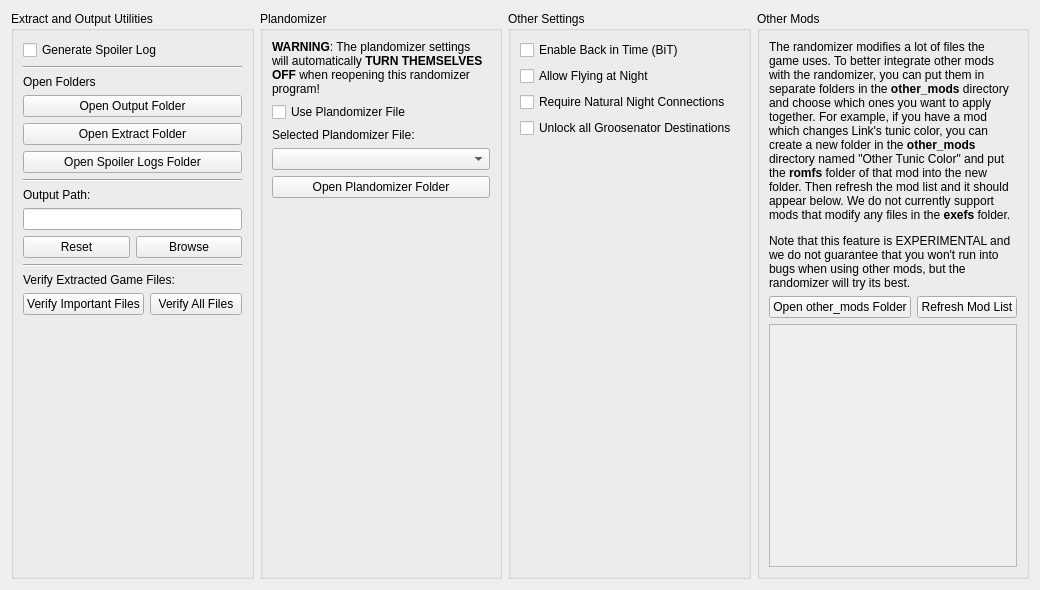
      <widget class="QWidget" name="advanced_tab">
       <property name="sizePolicy">
        <sizepolicy hsizetype="Preferred" vsizetype="Maximum">
         <horstretch>0</horstretch>
         <verstretch>0</verstretch>
        </sizepolicy>
       </property>
       <attribute name="title">
        <string>Advanced</string>
       </attribute>
       <layout class="QHBoxLayout" name="horizontalLayout_4" stretch="1,1,1,1">
        <item>
         <widget class="QGroupBox" name="file_setup_group_box">
          <property name="sizePolicy">
           <sizepolicy hsizetype="Preferred" vsizetype="Preferred">
            <horstretch>0</horstretch>
            <verstretch>0</verstretch>
           </sizepolicy>
          </property>
          <property name="title">
           <string>Extract and Output Utilities</string>
          </property>
          <layout class="QVBoxLayout" name="verticalLayout_31">
           <item>
            <widget class="QCheckBox" name="config_generate_spoiler_log">
             <property name="text">
              <string>Generate Spoiler Log</string>
             </property>
            </widget>
           </item>
           <item>
            <widget class="Line" name="utils_hline">
             <property name="orientation">
              <enum>Qt::Orientation::Horizontal</enum>
             </property>
            </widget>
           </item>
           <item>
            <widget class="QLabel" name="open_folders_label">
             <property name="text">
              <string>Open Folders</string>
             </property>
            </widget>
           </item>
           <item>
            <widget class="QPushButton" name="open_output_folder_button">
             <property name="text">
              <string>Open Output Folder</string>
             </property>
            </widget>
           </item>
           <item>
            <widget class="QPushButton" name="open_extract_folder_button">
             <property name="text">
              <string>Open Extract Folder</string>
             </property>
            </widget>
           </item>
           <item>
            <widget class="QPushButton" name="open_spoiler_logs_folder_button">
             <property name="text">
              <string>Open Spoiler Logs Folder</string>
             </property>
            </widget>
           </item>
           <item>
            <widget class="Line" name="utils_hline_2">
             <property name="orientation">
              <enum>Qt::Orientation::Horizontal</enum>
             </property>
            </widget>
           </item>
           <item>
            <widget class="QLabel" name="output_label">
             <property name="sizePolicy">
              <sizepolicy hsizetype="Preferred" vsizetype="Preferred">
               <horstretch>0</horstretch>
               <verstretch>0</verstretch>
              </sizepolicy>
             </property>
             <property name="text">
              <string>Output Path:</string>
             </property>
            </widget>
           </item>
           <item>
            <widget class="QLineEdit" name="config_output">
             <property name="readOnly">
              <bool>true</bool>
             </property>
            </widget>
           </item>
           <item>
            <layout class="QHBoxLayout" name="output_button_layout">
             <item>
              <widget class="QPushButton" name="reset_output_button">
               <property name="text">
                <string>Reset</string>
               </property>
              </widget>
             </item>
             <item>
              <widget class="QPushButton" name="browse_output_button">
               <property name="text">
                <string>Browse</string>
               </property>
              </widget>
             </item>
            </layout>
           </item>
           <item>
            <widget class="Line" name="utils_hline_3">
             <property name="orientation">
              <enum>Qt::Orientation::Horizontal</enum>
             </property>
            </widget>
           </item>
           <item>
            <widget class="QLabel" name="verify_extract_label">
             <property name="text">
              <string>Verify Extracted Game Files:</string>
             </property>
            </widget>
           </item>
           <item>
            <layout class="QHBoxLayout" name="verify_extract_layout">
             <item>
              <widget class="QPushButton" name="verify_important_extract_button">
               <property name="text">
                <string>Verify Important Files</string>
               </property>
              </widget>
             </item>
             <item>
              <widget class="QPushButton" name="verify_all_extract_button">
               <property name="text">
                <string>Verify All Files</string>
               </property>
              </widget>
             </item>
            </layout>
           </item>
           <item>
            <spacer name="file_setup_vspacer">
             <property name="orientation">
              <enum>Qt::Orientation::Vertical</enum>
             </property>
             <property name="sizeHint" stdset="0">
              <size>
               <width>20</width>
               <height>40</height>
              </size>
             </property>
            </spacer>
           </item>
          </layout>
         </widget>
        </item>
        <item>
         <widget class="QGroupBox" name="plandomizer_group_box">
          <property name="sizePolicy">
           <sizepolicy hsizetype="Preferred" vsizetype="Preferred">
            <horstretch>0</horstretch>
            <verstretch>0</verstretch>
           </sizepolicy>
          </property>
          <property name="title">
           <string>Plandomizer</string>
          </property>
          <layout class="QVBoxLayout" name="verticalLayout_30">
           <item>
            <widget class="QLabel" name="plandomizer_warning_label">
             <property name="text">
              <string>&lt;html&gt;&lt;head/&gt;&lt;body&gt;&lt;p&gt;&lt;span style=&quot; font-weight:700;&quot;&gt;WARNING&lt;/span&gt;: The plandomizer settings will automatically &lt;span style=&quot; font-weight:700;&quot;&gt;TURN THEMSELVES OFF&lt;/span&gt; when reopening this randomizer program!&lt;/p&gt;&lt;/body&gt;&lt;/html&gt;</string>
             </property>
             <property name="textFormat">
              <enum>Qt::TextFormat::RichText</enum>
             </property>
             <property name="wordWrap">
              <bool>true</bool>
             </property>
             <property name="openExternalLinks">
              <bool>true</bool>
             </property>
             <property name="textInteractionFlags">
              <set>Qt::TextInteractionFlag::LinksAccessibleByKeyboard|Qt::TextInteractionFlag::LinksAccessibleByMouse</set>
             </property>
            </widget>
           </item>
           <item>
            <widget class="QCheckBox" name="config_use_plandomizer">
             <property name="text">
              <string>Use Plandomizer File</string>
             </property>
            </widget>
           </item>
           <item>
            <widget class="QLabel" name="selected_plandomizer_file_label">
             <property name="text">
              <string>Selected Plandomizer File:</string>
             </property>
            </widget>
           </item>
           <item>
            <widget class="QComboBox" name="selected_plandomizer_file_combo_box">
             <property name="sizePolicy">
              <sizepolicy hsizetype="Expanding" vsizetype="Fixed">
               <horstretch>0</horstretch>
               <verstretch>0</verstretch>
              </sizepolicy>
             </property>
             <property name="sizeAdjustPolicy">
              <enum>QComboBox::SizeAdjustPolicy::AdjustToContentsOnFirstShow</enum>
             </property>
             <property name="minimumContentsLength">
              <number>1</number>
             </property>
            </widget>
           </item>
           <item>
            <widget class="QPushButton" name="open_plandomizer_folder_button">
             <property name="text">
              <string>Open Plandomizer Folder</string>
             </property>
            </widget>
           </item>
           <item>
            <spacer name="plandomizer_vspacer">
             <property name="orientation">
              <enum>Qt::Orientation::Vertical</enum>
             </property>
             <property name="sizeHint" stdset="0">
              <size>
               <width>20</width>
               <height>369</height>
              </size>
             </property>
            </spacer>
           </item>
          </layout>
         </widget>
        </item>
        <item>
         <widget class="QGroupBox" name="other_settings_group_box">
          <property name="sizePolicy">
           <sizepolicy hsizetype="Preferred" vsizetype="Preferred">
            <horstretch>0</horstretch>
            <verstretch>0</verstretch>
           </sizepolicy>
          </property>
          <property name="title">
           <string>Other Settings</string>
          </property>
          <layout class="QVBoxLayout" name="verticalLayout_32">
           <item>
            <widget class="RandoTriStateCheckBox" name="setting_enable_back_in_time">
             <property name="text">
              <string>Enable Back in Time (BiT)</string>
             </property>
            </widget>
           </item>
           <item>
            <widget class="RandoTriStateCheckBox" name="setting_allow_flying_at_night">
             <property name="text">
              <string>Allow Flying at Night</string>
             </property>
            </widget>
           </item>
           <item>
            <widget class="RandoTriStateCheckBox" name="setting_natural_night_connections">
             <property name="text">
              <string>Require Natural Night Connections</string>
             </property>
            </widget>
           </item>
           <item>
            <widget class="RandoTriStateCheckBox" name="setting_unlock_all_groosenator_destinations">
             <property name="text">
              <string>Unlock all Groosenator Destinations</string>
             </property>
            </widget>
           </item>
           <item>
            <spacer name="verticalSpacer">
             <property name="orientation">
              <enum>Qt::Orientation::Vertical</enum>
             </property>
             <property name="sizeHint" stdset="0">
              <size>
               <width>20</width>
               <height>40</height>
              </size>
             </property>
            </spacer>
           </item>
          </layout>
         </widget>
        </item>
        <item>
         <widget class="QGroupBox" name="other_mods_group_box">
          <property name="sizePolicy">
           <sizepolicy hsizetype="Preferred" vsizetype="Preferred">
            <horstretch>0</horstretch>
            <verstretch>0</verstretch>
           </sizepolicy>
          </property>
          <property name="title">
           <string>Other Mods</string>
          </property>
          <layout class="QVBoxLayout" name="verticalLayout_42">
           <item>
            <widget class="QLabel" name="other_mods_explanation_text">
             <property name="text">
              <string>&lt;html&gt;&lt;head/&gt;&lt;body&gt;&lt;p&gt;The randomizer modifies a lot of files the game uses. To better integrate other mods with the randomizer, you can put them in separate folders in the &lt;span style=&quot; font-weight:700;&quot;&gt;other_mods&lt;/span&gt; directory and choose which ones you want to apply together. For example, if you have a mod which changes Link's tunic color, you can create a new folder in the &lt;span style=&quot; font-weight:700;&quot;&gt;other_mods&lt;/span&gt; directory named &amp;quot;Other Tunic Color&amp;quot; and put the &lt;span style=&quot; font-weight:700;&quot;&gt;romfs&lt;/span&gt; folder of that mod into the new folder. Then refresh the mod list and it should appear below. We do not currently support mods that modify any files in the &lt;span style=&quot; font-weight:700;&quot;&gt;exefs&lt;/span&gt; folder.&lt;/p&gt;&lt;p&gt;Note that this feature is EXPERIMENTAL and we do not guarantee that you won't run into bugs when using other mods, but the randomizer will try its best.&lt;/p&gt;&lt;/body&gt;&lt;/html&gt;</string>
             </property>
             <property name="wordWrap">
              <bool>true</bool>
             </property>
            </widget>
           </item>
           <item>
            <layout class="QHBoxLayout" name="other_mods_button_layout">
             <item>
              <widget class="QPushButton" name="open_other_mods_dir_button">
               <property name="text">
                <string>Open other_mods Folder</string>
               </property>
              </widget>
             </item>
             <item>
              <widget class="QPushButton" name="refresh_mod_list_button">
               <property name="text">
                <string>Refresh Mod List</string>
               </property>
              </widget>
             </item>
            </layout>
           </item>
           <item>
            <widget class="QScrollArea" name="other_mods_scroll_area">
             <property name="sizePolicy">
              <sizepolicy hsizetype="Expanding" vsizetype="Expanding">
               <horstretch>0</horstretch>
               <verstretch>0</verstretch>
              </sizepolicy>
             </property>
             <property name="widgetResizable">
              <bool>true</bool>
             </property>
             <widget class="QWidget" name="other_mods_scroll_widget">
              <property name="geometry">
               <rect>
                <x>0</x>
                <y>0</y>
                <width>98</width>
                <height>28</height>
               </rect>
              </property>
              <layout class="QVBoxLayout" name="other_mods_scroll_layout"/>
             </widget>
            </widget>
           </item>
          </layout>
         </widget>
        </item>
       </layout>
      </widget>
